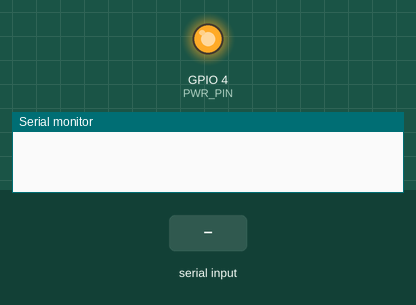
Recording of a sketch running on a simulated ESP32. On the bench: output pins drawn as LEDs (lit = HIGH), the last lines printed to the serial monitor. The inputs (shaded band) are chosen by the test bench. The modem accepts every AT command (registered, SIM ready, sends succeed) and sends nothing else.

Above: at 0.1 s.
At 6.4 s:
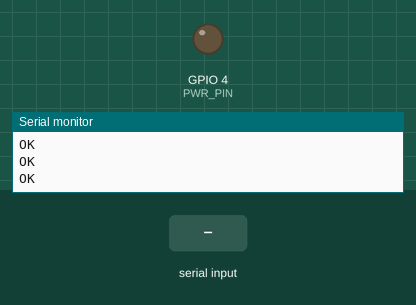
6.5 s: "s" received over Serial
9.5 s: "s" received over the second serial link
11.0 s: "r" received over Serial
13.5 s: "r" received over the second serial link
15.0 s: "c" received over Serial
Timing chart, 0 to 17.5 s (numbered marks = the images above; inputs shaded):
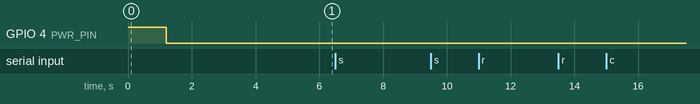

The sketch:

GSMTEST.ino
```cpp
#define SIM_RX 16  // ESP32 GPIO16 (RX2) connected to SIM800L TX
#define SIM_TX 17  // ESP32 GPIO17 (TX2) connected to SIM800L RX
#define PWR_PIN 4  // Optional power control pin

String number = "+919188755089"; // Your emergency number

void setup() {
  // Initialize serial communications
  Serial.begin(115200);
  Serial2.begin(115200, SERIAL_8N1, SIM_RX, SIM_TX); // Hardware Serial for SIM800L

  // Power management (if your module has PWRKEY)
  pinMode(PWR_PIN, OUTPUT);
  digitalWrite(PWR_PIN, HIGH);
  delay(1200);  // Critical 1.2s pulse for power on
  digitalWrite(PWR_PIN, LOW);
  delay(2000);  // Allow time for module to initialize

  Serial.println("Initializing SIM800L...");

  // Test communication
  sendATCommand("AT", 1000);
  sendATCommand("ATE0", 500);  // Echo off
  sendATCommand("AT+CMEE=1", 500);  // Verbose errors

  Serial.println("Type commands:");
  Serial.println("s - Send SMS");
  Serial.println("r - Receive SMS");
  Serial.println("c - Make call");
}

void loop() {
  // Handle Serial Monitor input
  if (Serial.available()) {
    char command = Serial.read();
    switch (command) {
      case 's': SendMessage(); break;
      case 'r': ReceiveMessage(); break;
      case 'c': CallNumber(); break;
    }
  }

  // Print any responses from SIM800L
  while (Serial2.available()) {
    Serial.write(Serial2.read());
  }
}

// Helper function to send AT commands
void sendATCommand(String cmd, int delayTime) {
  Serial2.println(cmd);
  delay(delayTime);
}

void SendMessage() {
  Serial.println("Sending SMS...");

  sendATCommand("AT+CMGF=1", 500);  // Set text mode

  String cmd = "AT+CMGS=\"" + number + "\"";
  sendATCommand(cmd, 500);

  Serial2.print("Emergency Alert: Accident detected!");  // Message content
  delay(500);
  Serial2.write(26);  // Ctrl+Z to send
  delay(500);

  Serial.println("SMS sent!");
}

void ReceiveMessage() {
  Serial.println("Setting up SMS reception...");
  sendATCommand("AT+CMGF=1", 500);  // Text mode
  sendATCommand("AT+CNMI=1,2,0,0,0", 500);  // New SMS notification
  Serial.println("Ready to receive SMS. New messages will appear automatically.");
}

void CallNumber() {
  Serial.println("Calling emergency number...");
  String cmd = "ATD" + number + ";";
  sendATCommand(cmd, 500);
  delay(5000);  // Call duration
  sendATCommand("ATH", 500);  // Hang up
  Serial.println("Call ended.");
}
```
